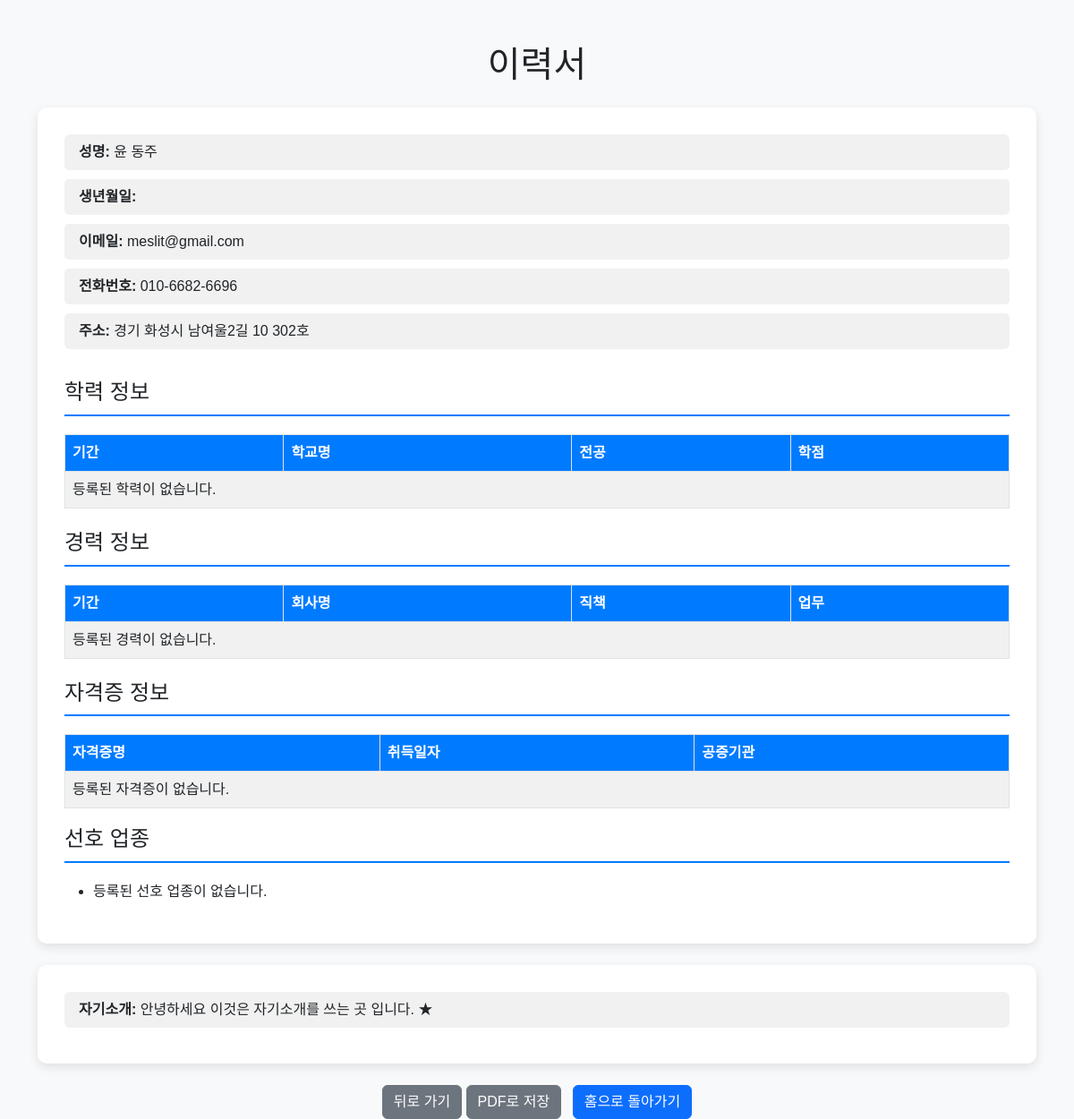
Screenshot of /resume/success/ (signed in) with the database file from the repository.
### app/models.py (models this page shows)
class Resume(models.Model):
    user = models.OneToOneField(User, on_delete=models.CASCADE)
    full_name = models.CharField(max_length=100, blank=True, null=True)
    email = models.EmailField(blank=True, null=True)
    phone_number = models.CharField(max_length=15, blank=True, null=True)
    address = models.CharField(max_length=255, blank=True, null=True)
    detailed_address = models.CharField(max_length=255, blank=True, null=True)
    self_introduction = models.TextField(blank=True, null=True)  # 이 필드를 추가
    birth_date = models.DateField(null=True, blank=True)
    self_introduction = models.TextField(null=True, blank=True)
    preferred_industries = models.TextField(null=True, blank=True)  # 선호 업종을 저장할 필드

### app/views.py (the view)
# urls.py: path('resume/success/', resume_success, name='resume_success'),  # 이력서 저장 성공 페이지
@login_required
def resume_success(request):
    resume = Resume.objects.get(user=request.user)
    education_data = resume.education_set.all()
    experience_data = resume.experience_set.all()
    return render(request, 'chatbot/resume_success.html', {
        'resume': resume,
        'education_data': education_data,
        'experience_data': experience_data,
    })

### app/templatetags/custom_filters.py (called while the page is built)
@register.filter
def split_string(value, delimiter=','):
    return value.split(delimiter) if value else []

### app/templates/chatbot/resume_success.html (shortened to what this page needs)
<!DOCTYPE html>
<html lang="ko">
<head>
    <link rel="stylesheet" href="https://cdn.jsdelivr.net/npm/bootstrap@5.3.0/dist/css/bootstrap.min.css">
</head>
<body>
    <div class="container">
        <h1 class="mt-5 text-center">이력서</h1>
        <div class="resume-summary mt-4">
            <ul class="list-group">
                <li class="list-group-item"><strong>성명:</strong> {{ resume.full_name }}</li>
                <li class="list-group-item"><strong>생년월일:</strong> {{ resume.birth_date|date:"Y년 m월 d일" }}</li>
                <li class="list-group-item"><strong>이메일:</strong> {{ user.email }}</li>
                <li class="list-group-item"><strong>전화번호:</strong> {{ resume.phone_number }}</li>
                <li class="list-group-item"><strong>주소:</strong> {{ resume.address }} {{ resume.detailed_address }}</li>
            </ul>
            <h4 class="mt-4">학력 정보</h4>
            <table>
                <thead>
                    <tr>
                        <th>기간</th>
                        <th>학교명</th>
                        <th>전공</th>
                        <th>학점</th>
                    </tr>
                </thead>
                <tbody>
                    {% for education in education_data %}
                    <tr>
                        <td>{{ education.period }}</td>
                        <td>{{ education.school }}</td>
                        <td>{{ education.major|default_if_none:"-" }}</td>
                        <td>{{ education.grade|default_if_none:"-" }}</td>
                    </tr>
                    {% empty %}
                    <tr>
                        <td colspan="4">등록된 학력이 없습니다.</td>
                    </tr>
                    {% endfor %}
                </tbody>
            </table>
            <h4 class="mt-4">경력 정보</h4>
            <table>
                <thead>
                    <tr>
                        <th>기간</th>
                        <th>회사명</th>
                        <th>직책</th>
                        <th>업무</th>
                    </tr>
                </thead>
                <tbody>
                    {% for experience in experience_data %}
                    <tr>
                        <td>{{ experience.period }}</td>
                        <td>{{ experience.company }}</td>
                        <td>{{ experience.position }}</td>
                        <td>{{ experience.role }}</td>
                    </tr>
                    {% empty %}
                    <tr>
                        <td colspan="4">등록된 경력이 없습니다.</td>
                    </tr>
                    {% endfor %}
                </tbody>
            </table>
            <h4 class="mt-4">자격증 정보</h4>
            <table>
                <thead>
                    <tr>
                        <th>자격증명</th>
                        <th>취득일자</th>
                        <th>공증기관</th>
                    </tr>
                </thead>
                <tbody>
                    {% for certification in resume.certification_set.all %}
                    <tr>
                        <td>{{ certification.name }}</td>
                        <td>{{ certification.acquisition_date|date:"Y년 m월 d일" }}</td>
                        <td>{{ certification.issuing_agency }}</td>
                    </tr>
                    {% empty %}
                    <tr>
                        <td colspan="3">등록된 자격증이 없습니다.</td>
                    </tr>
                    {% endfor %}
                </tbody>
            </table>
            {% load custom_filters %}
            <h4>선호 업종</h4>
            <ul>
                {% with preferred_industries=resume.preferred_industries|split_string:', ' %}
                    {% if preferred_industries %}
                        {% for industry in preferred_industries %}
                            <li>{{ industry }}</li>
                        {% endfor %}
                    {% else %}
                        <li>등록된 선호 업종이 없습니다.</li>
                    {% endif %}
                {% endwith %}
            </ul>
        </div>
        <div class="resume-summary mt-4">
            <ul class="list-group">
                <li class="list-group-item"><strong>자기소개:</strong> {{ resume.self_introduction }}</li>
            </ul>
        </div>
        <div class="text-center mt-4">
            <button class="btn btn-secondary btn-back" onclick="window.history.back()">뒤로 가기</button>
            <a href="#" class="btn btn-secondary me-2" onclick="window.print(); return false;">PDF로 저장</a>
            <a href="{% url 'home' %}" class="btn btn-primary">홈으로 돌아가기</a>
        </div>
    </div>
</body>
</html>

### app/templates/chatbot/resume_success.html (style rules this page uses)
body { background-color: #f8f9fa; font-family: 'Noto Sans KR', sans-serif; }
.resume-summary { background-color: white; padding: 30px; border-radius: 10px; box-shadow: 0 4px 12px rgba(0, 0, 0, 0.1); }
.resume-summary h4 { border-bottom: 2px solid #007bff; padding-bottom: 10px; margin-bottom: 20px; }
.list-group-item { background-color: #f1f1f1; border: none; border-radius: 5px; margin-bottom: 10px; }
table { width: 100%; margin-bottom: 20px; border-collapse: collapse; }
table th, table td { border: 1px solid #dee2e6; padding: 8px; text-align: left; }
table th { background-color: #007bff; color: white; }
table td { background-color: #f1f1f1; }

### rows the page displays
Resume: full_name "윤 동주", phone_number "010-6682-6696", address "경기 화성시 남여울2길 10", detailed_address "302호", self_introduction "안녕하세요 이것은 자기소개를 쓰는 곳 입니다. ★"

### other values shown
{{ user.email }} "meslit@gmail.com"
